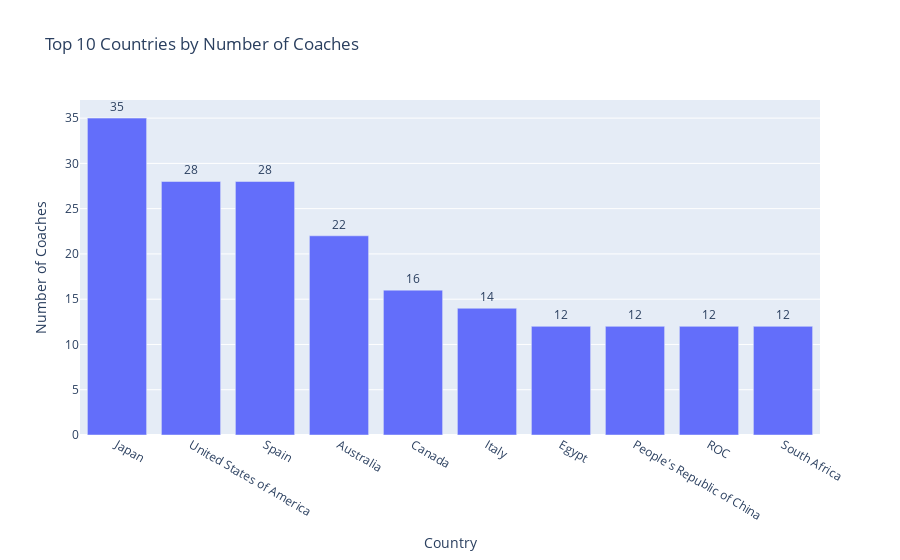
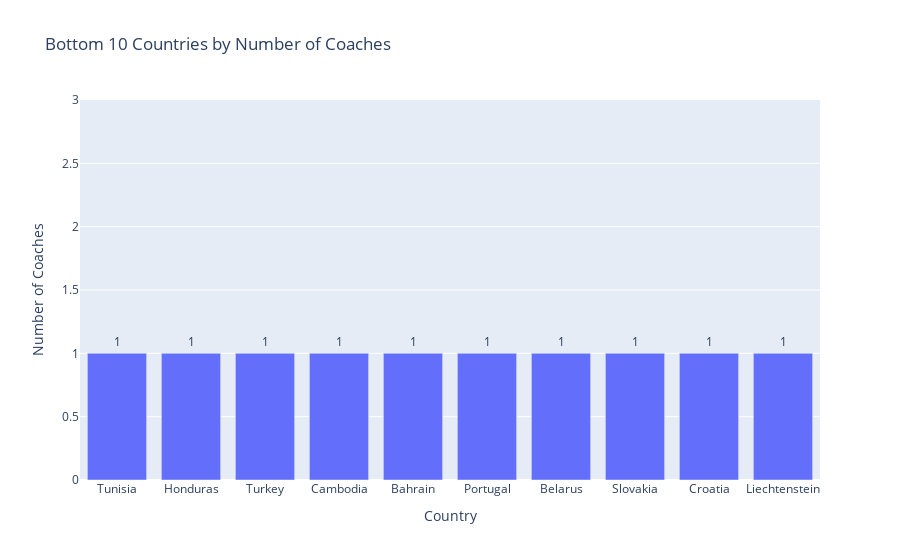

Write notebook code for charts like these, in order.
### Code cell
coaches_per_country = coaches_df['NOC'].value_counts().reset_index()
coaches_per_country.columns = ['Country', 'Number of Coaches']

# Sorting the dataframe to get both highest and lowest
coaches_per_country_sorted = coaches_per_country.sort_values(by='Number of Coaches', ascending=False)

# Selecting the top and bottom countries
top_countries = coaches_per_country_sorted.head(10)
bottom_countries = coaches_per_country_sorted.tail(10)

# Creating a bar chart for the top countries
fig_top = px.bar(top_countries, x='Country', y='Number of Coaches', 
                 title='Top 10 Countries by Number of Coaches',
                 labels={'Number of Coaches': 'Number of Coaches'}, text='Number of Coaches')
fig_top.update_traces(texttemplate='%{text}', textposition='outside')
fig_top.update_layout(yaxis_range=[0, top_countries['Number of Coaches'].max() + 2])
fig_top.show()

# Creating a bar chart for the bottom countries
fig_bottom = px.bar(bottom_countries, x='Country', y='Number of Coaches', 
                    title='Bottom 10 Countries by Number of Coaches',
                    labels={'Number of Coaches': 'Number of Coaches'}, text='Number of Coaches')
fig_bottom.update_traces(texttemplate='%{text}', textposition='outside')
fig_bottom.update_layout(yaxis_range=[0, bottom_countries['Number of Coaches'].max() + 2])
fig_bottom.show()

### Figure 1 — Plotly figure (JSON) as saved in the notebook; plotly's stock layout.template omitted (floating-point values rounded to 4 significant figures)
{"data": [{"alignmentgroup": "True", "hovertemplate": "Country=%{x}<br>Number of Coaches=%{text}<extra></extra>", "legendgroup": "", "marker": {"color": "#636efa", "pattern": {"shape": ""}}, "name": "", "offsetgroup": "", "orientation": "v", "showlegend": false, "text": [35, 28, 28, 22, 16, 14, 12, 12, 12, 12], "textposition": "outside", "texttemplate": "%{text}", "type": "bar", "x": ["Japan", "United States of America", "Spain", "Australia", "Canada", "Italy", "Egypt", "People's Republic of China", "ROC", "South Africa"], "xaxis": "x", "y": [35, 28, 28, 22, 16, 14, 12, 12, 12, 12], "yaxis": "y"}], "layout": {"barmode": "relative", "legend": {"tracegroupgap": 0}, "title": {"text": "Top 10 Countries by Number of Coaches"}, "xaxis": {"anchor": "y", "domain": [0, 1], "title": {"text": "Country"}}, "yaxis": {"anchor": "x", "domain": [0, 1], "range": [0, 37], "title": {"text": "Number of Coaches"}}}}

### Figure 2 — Plotly figure (JSON) as saved in the notebook; plotly's stock layout.template omitted (floating-point values rounded to 4 significant figures)
{"data": [{"alignmentgroup": "True", "hovertemplate": "Country=%{x}<br>Number of Coaches=%{text}<extra></extra>", "legendgroup": "", "marker": {"color": "#636efa", "pattern": {"shape": ""}}, "name": "", "offsetgroup": "", "orientation": "v", "showlegend": false, "text": [1, 1, 1, 1, 1, 1, 1, 1, 1, 1], "textposition": "outside", "texttemplate": "%{text}", "type": "bar", "x": ["Tunisia", "Honduras", "Turkey", "Cambodia", "Bahrain", "Portugal", "Belarus", "Slovakia", "Croatia", "Liechtenstein"], "xaxis": "x", "y": [1, 1, 1, 1, 1, 1, 1, 1, 1, 1], "yaxis": "y"}], "layout": {"barmode": "relative", "legend": {"tracegroupgap": 0}, "title": {"text": "Bottom 10 Countries by Number of Coaches"}, "xaxis": {"anchor": "y", "domain": [0, 1], "title": {"text": "Country"}}, "yaxis": {"anchor": "x", "domain": [0, 1], "range": [0, 3], "title": {"text": "Number of Coaches"}}}}
